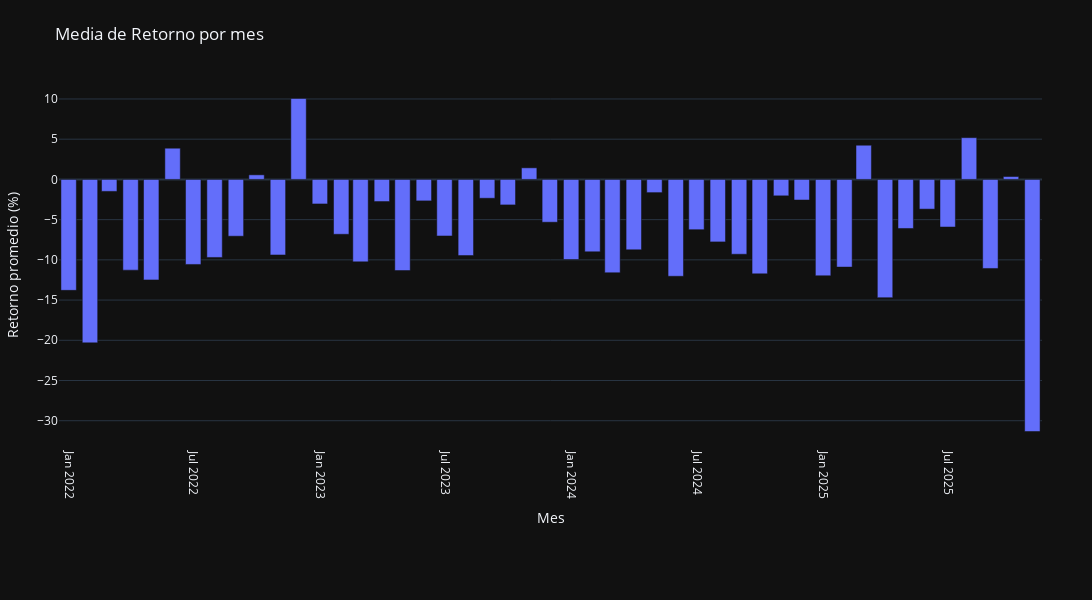

The code cell stored with this chart in its notebook:
### Markdown cell above
### La hipótesis gana fuerza cuando analizamos el retorno promedio por mes

### Code cell
stocks_filtrados['Date'] = pd.to_datetime(stocks_filtrados['Date'])
stocks_filtrados['Year'] = stocks_filtrados['Date'].dt.year
stocks_filtrados['Month'] = stocks_filtrados['Date'].dt.month

monthly_return = (stocks_filtrados.groupby(['Year', 'Month'])['Day Return %'].mean().reset_index())
monthly_return['YearMonth'] = (monthly_return['Year'].astype(str) + "-" + monthly_return['Month'].astype(str).str.zfill(2))
monthly_return['Return (%)'] = round(monthly_return['Day Return %'] * 100, 2)
monthly_return[['YearMonth', 'Return (%)']]

fig = px.bar(
    monthly_return,
    x='YearMonth',
    y='Return (%)',
    title='Media de Retorno por mes',
    labels={'YearMonth': 'Mes', 'Return (%)': 'Retorno promedio (%)'},
    template='plotly_dark'
)

fig.update_layout(
    xaxis_tickangle=90,
    height=600,   
    width=1100,   
    margin=dict(l=50, r=50, t=80, b=150)
)

fig.show()

### Figure 1 — Plotly figure (JSON) as saved in the notebook; plotly's stock layout.template omitted (floating-point values rounded to 4 significant figures)
{"data": [{"alignmentgroup": "True", "hovertemplate": "Mes=%{x}<br>Retorno promedio (%)=%{y}<extra></extra>", "legendgroup": "", "marker": {"color": "#636efa", "pattern": {"shape": ""}}, "name": "", "offsetgroup": "", "orientation": "v", "showlegend": false, "textposition": "auto", "type": "bar", "x": ["2022-01", "2022-02", "2022-03", "2022-04", "2022-05", "2022-06", "2022-07", "2022-08", "2022-09", "2022-10", "2022-11", "2022-12", "2023-01", "2023-02", "2023-03", "2023-04", "2023-05", "2023-06", "2023-07", "2023-08", "2023-09", "2023-10", "2023-11", "2023-12", "2024-01", "2024-02", "2024-03", "2024-04", "2024-05", "2024-06", "2024-07", "2024-08", "2024-09", "2024-10", "2024-11", "2024-12", "2025-01", "2025-02", "2025-03", "2025-04", "2025-05", "2025-06", "2025-07", "2025-08", "2025-09", "2025-10", "2025-11"], "xaxis": "x", "y": [-13.79, -20.32, -1.49, -11.28, -12.49, 3.88, -10.57, -9.7, -7.06, 0.57, -9.39, 10.06, -3.05, -6.82, -10.25, -2.75, -11.33, -2.67, -7.03, -9.47, -2.34, -3.17, 1.44, -5.32, -9.96, -9, -11.6, -8.75, -1.64, -12.04, -6.25, -7.77, -9.3, -11.74, -2.04, -2.56, -11.98, -10.9, 4.25, -14.7, -6.1, -3.69, -5.92, 5.19, -11.07, 0.36, -31.34], "yaxis": "y"}], "layout": {"barmode": "relative", "height": 600, "legend": {"tracegroupgap": 0}, "margin": {"b": 150, "l": 50, "r": 50, "t": 80}, "title": {"text": "Media de Retorno por mes"}, "width": 1100, "xaxis": {"anchor": "y", "domain": [0, 1], "tickangle": 90, "title": {"text": "Mes"}}, "yaxis": {"anchor": "x", "domain": [0, 1], "title": {"text": "Retorno promedio (%)"}}}}
